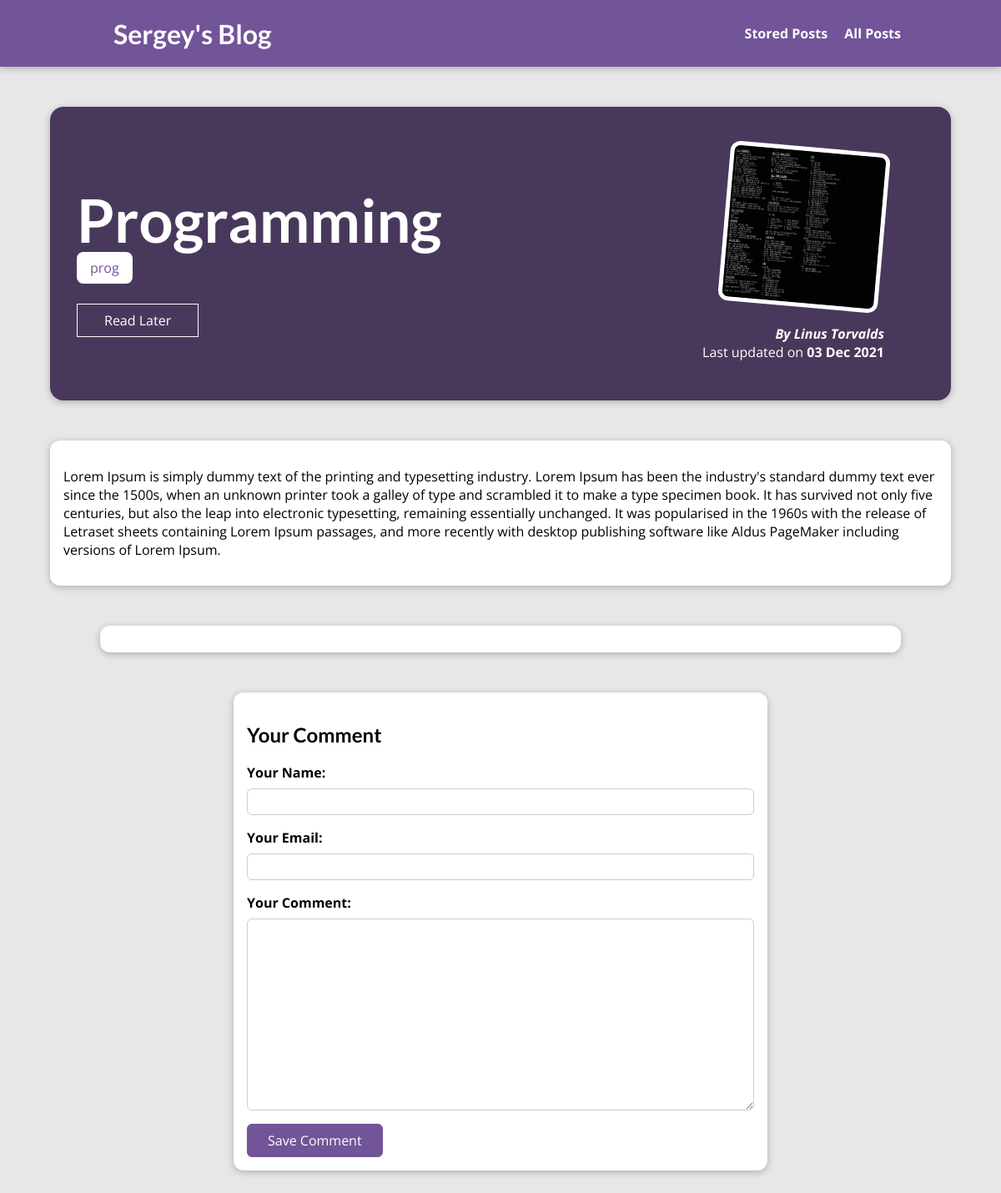
The app's page /posts/programming, older data.
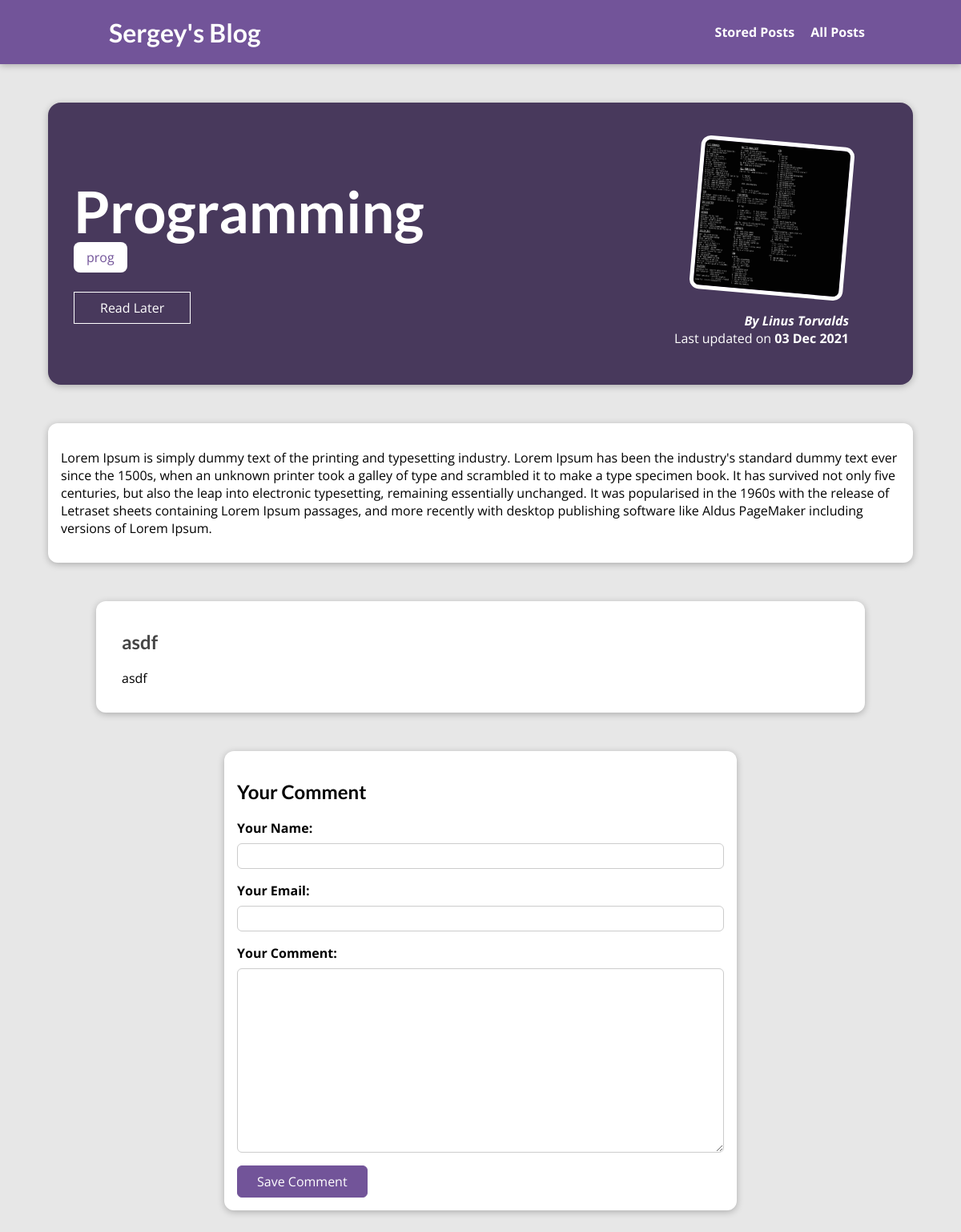
The same page, newer data.
### blog/models.py (models this page shows, shortened)
class Tag(models.Model):
    caption = models.CharField(max_length=20)

class Comment(models.Model):
    user_name = models.CharField(max_length=120)
    user_email = models.EmailField()
    text = models.TextField(max_length=400)
    post = models.ForeignKey(
        Post, on_delete=models.CASCADE, related_name="comments")

### blog/views.py (the view, shortened to what this page needs)
# urls.py: path("posts/<slug:slug>", views.SinglePostView.as_view(),
class SinglePostView(View):
    def is_stored_post(self, request, post_id):
        stored_posts = request.session.get("stored_posts")
        if stored_posts is not None:
            is_saved_for_later = post_id in stored_posts
        else:
            is_saved_for_later = False
        return is_saved_for_later
    def get(self, request, slug):
        post = Post.objects.get(slug=slug)
        context = {
            "post": post,
            "post_tags": post.tags.all(),
            "comment_form": CommentForm(),
            "comments": post.comments.all().order_by("-id"),
            "saved_for_later": self.is_stored_post(request, post.id)
        }
        return render(request, "blog/post-detail.html", context)

### blog/forms.py
class CommentForm(forms.ModelForm):
    class Meta:
        model = Comment
        exclude = ["post"]
        labels = {
            "user_name": "Your Name",
            "user_email": "Your Email",
            "text": "Your Comment"
        }

### blog/models.py (called while the page is built)
    def full_name(self):
        return f"{self.first_name} {self.last_name}"

    def __str__(self):
        return self.full_name()

### blog/templates/blog/post-detail.html (shortened to what this page needs)
{% extends "base.html" %}
{% load static %}
{% block css_files %}
<link rel="stylesheet" href="{% static 'blog/post-detail.css' %}" />
{% endblock %}
{% block content %}
<section id="summary">
  <h2>{{ post.title }}</h2>
  <div>
    {% for tag in post_tags %}
      <span class="tag">{{ tag.caption }}</span>
    {% endfor %}
  </div>
  <div id="read-later">
    <form action="{% url 'read-later' %}" method="POST">
      <button>
        {% if saved_for_later %}
          Remove from "Read Later" List
        {% else %}
          Read Later
        {% endif %}
      </button>
    </form>
  </div>
  <article>
    <img src="{{ post.image.url }}" alt="{{ post.title }}" />
    <address>By <a href="mailto:{{ post.author.email_address }}">{{ post.author }}</a></address>
    <div>Last updated on <time>{{ post.date|date:"d M Y" }}</time></div>
  </article>
</section>
<main>
  {{ post.content|linebreaks }}
</main>
<section id="comments">
  <ul>
    {% for comment in comments %}
      <li>
        <h2>{{ comment.user_name }}</h2>
        <p>{{ comment.text|linebreaks }}</p>
      </li>
    {% endfor %}
  </ul>
</section>
<section id="comment-form">
  <h2>Your Comment</h2>
  <form action="{% url 'post-detail-page' post.slug %}" method="POST">
    {% for form_field in comment_form %}
      <div class="form-control {% if form_field.errors %}invalid{% endif %}">
        {{ form_field.label_tag }}
        {{ form_field }}
      </div>
    {% endfor %}
    <button>Save Comment</button>
  </form>
</section>
{% endblock %}

Row changes from the older to the newer data that the page shows:
added Comment: user_name "asdf", text "asdf"
